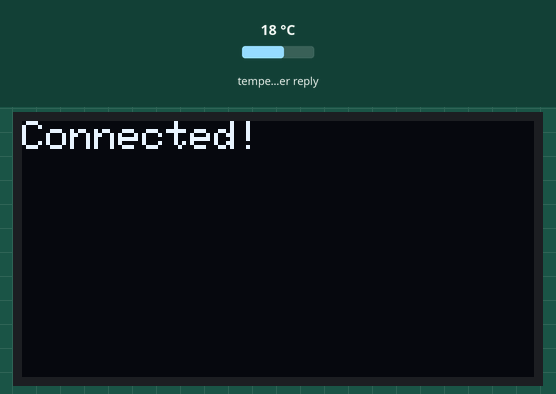
Simulated run of this sketch. Board: ESP32. On the bench: 128×64 one-colour display. Inputs (shaded band) come from the test bench; at power-on: temperature in the weather reply 18 °C. WiFi joins after 1.5 s; servers stay silent unless stated; web services answer with replies made up by the test bench; what the sketch prints to the serial monitor is not drawn.

Above: at 1.7 s.
At 3.9 s:
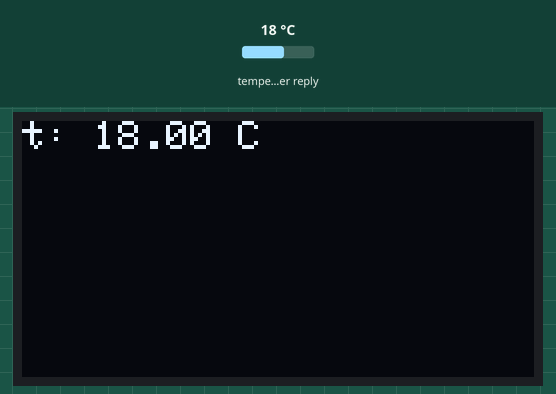

Measured:
- what the display in image 0 shows lasts 2.3 s, from 1.6 s to 3.9 s

The sketch:

OpenWeatherMapClient.ino
```cpp
#include <Adafruit_SSD1306.h>
#include <Wire.h>
#include <Adafruit_GFX.h>
#include <Arduino_JSON.h>
#include <WiFi.h>
#include <HTTPClient.h>

#define SCREEN_WIDTH 128 // OLED display width, in pixels
#define SCREEN_HEIGHT 64 // OLED display height, in pixels
#define OLED_RESET     -1 // Reset pin # (or -1 if sharing Arduino reset pin)
#define SCREEN_ADDRESS 0x3C ///< See datasheet for Address; 0x3D for 128x64, 0x3C for 128x32
Adafruit_SSD1306 display(SCREEN_WIDTH, SCREEN_HEIGHT, &Wire, OLED_RESET);

const char* ssid = "www.zeppelinmaker.it";
const char* password = "****************";

String owkey = "xxxxxxxxxxxxxxxxxxxxxxxxx";
String city = "Milan";
String country = "IT";

String jsonBuffer;

unsigned long t1;

void setup() {
  Serial.begin(115200);

  if(!display.begin(SSD1306_SWITCHCAPVCC, SCREEN_ADDRESS)) {
    Serial.println(F("SSD1306 allocation failed"));
    for(;;); // Don't proceed, loop forever
  }
  display.setTextSize(1);      // Normal 1:1 pixel scale
  display.setTextColor(SSD1306_WHITE); // Draw white text
  display.cp437(true);
  display.clearDisplay();
  display.display();

  display.setCursor(0,0);
  display.print("Connecting...");
  display.display();

  WiFi.begin(ssid, password);
  while (WiFi.status() != WL_CONNECTED) {
    delay(500);
    Serial.print(".");
  }
  Serial.println("!");
  display.clearDisplay();
  display.setCursor(0,0);
  display.print("Connected!");
  display.display();
  delay(2000);

  t1 = 599000;
}

void loop() {
  if ((millis() - t1) >= 600000l) {
    if (WiFi.status() == WL_CONNECTED) {
      String addr = "http://api.openweathermap.org/data/2.5/weather?q="+city+","+country+"&APPID="+owkey;
      Serial.println(addr);

      jsonBuffer = getRequest(addr.c_str());
      Serial.println(jsonBuffer);
      JSONVar obj = JSON.parse(jsonBuffer);
      if (JSON.typeof(obj) == "undefined") {
        Serial.println("Errore json");
      } else {
        Serial.print("temp: ");
        Serial.println(obj["main"]["temp"]);
        String str = JSON.stringify(obj["main"]["temp"]);
        float temp = str.toFloat() - 273.15f;
        Serial.print("temp (C): ");
        Serial.println(temp);
        Serial.print("hum: ");
        Serial.println(obj["main"]["humidity"]);
        Serial.print("press: ");
        Serial.println(obj["main"]["pressure"]);
        //aggiorno display
        display.clearDisplay();
        display.setCursor(0,0);
        display.print("t: ");
        display.print(temp);
        display.print(" C");
        display.display();
      }

    } else {
      WiFi.disconnect();
      delay(1000);
      WiFi.reconnect();
    }
    t1 = millis();
  }
}

String getRequest(const char* url) {
  WiFiClient client;
  HTTPClient http;
  http.begin(client, url);
  int code = http.GET();
  String payload = "{}";
  if (code > 0) {
    Serial.print("HTTP CODE: ");Serial.println(code);
    payload = http.getString();
  } else {
    Serial.print("HTTP ERROR: ");Serial.println(code);
  }
  http.end();
  return payload;
}
```
